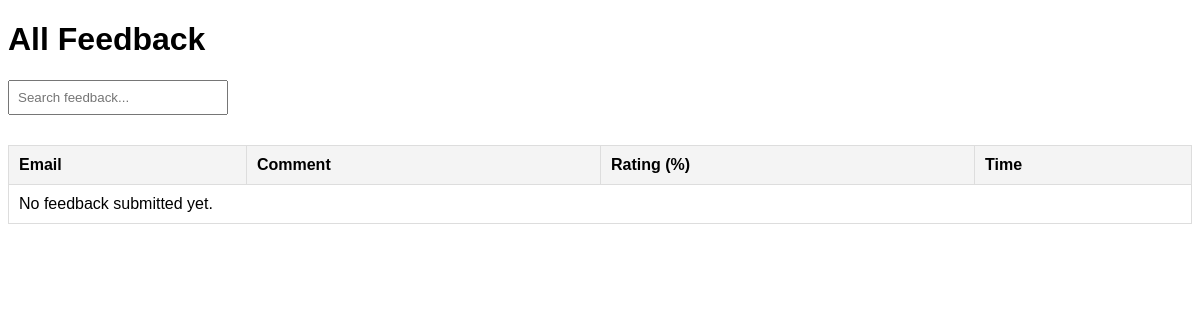
Before: /viewFeedBack.php with the older database file.
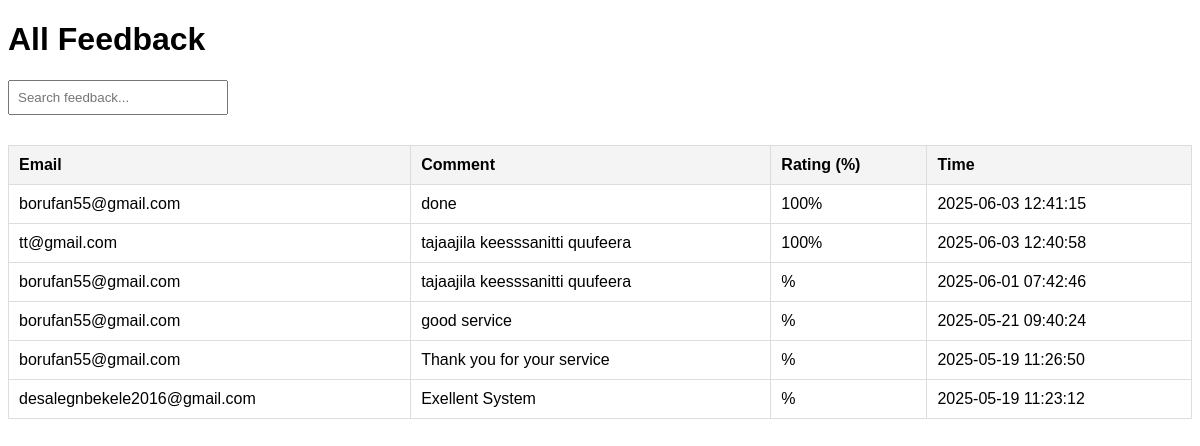
After: the same page with the newer database file.
### tables this page shows
CREATE TABLE `feedback` (
  `id` int(11) NOT NULL,
  `email` varchar(255) NOT NULL,
  `comment` text NOT NULL,
  `percent_given` varchar(20) NOT NULL,
  `created_at` timestamp NOT NULL DEFAULT current_timestamp()
);

### viewFeedBack.php (the view, shortened to what this page needs)
<?php
include('db.php');
$sql = "SELECT * FROM feedback ORDER BY created_at DESC";
$result = $conn->query($sql);
?>
<!DOCTYPE html>
<html lang="en">
<head>
</head>
<body>
    <h1>All Feedback</h1>
    <input type="text" id="search" placeholder="Search feedback..." onkeyup="searchFeedback()">
    <table>
        <tr>
            <th>Email</th>
            <th>Comment</th>
            <th>Rating (%)</th>
            <th>Time</th>
        </tr>
        <?php
        if ($result->num_rows > 0) {
            while ($row = $result->fetch_assoc()) {
                echo "<tr class='feedback-row'>";
                echo "<td class='email'>" . htmlspecialchars($row['email']) . "</td>";
                echo "<td class='comment'>" . htmlspecialchars($row['comment']) . "</td>";
                echo "<td>" . ($row['percent_given'] !== null ? htmlspecialchars($row['percent_given']) . "%" : "N/A") . "</td>";
                echo "<td>" . htmlspecialchars($row['created_at']) . "</td>";
                echo "</tr>";
            }
        } else {
            echo "<tr><td colspan='4'>No feedback submitted yet.</td></tr>";
        }
        ?>
    </table>
</body>
</html>

Changed rows visible on the page:
added feedback: email "borufan55@gmail.com", comment "done", percent_given "100", created_at "2025-06-03 12:41:15"
added feedback: email "tt@gmail.com", comment "tajaajila keesssanitti quufeera", percent_given "100", created_at "2025-06-03 12:40:58"
added feedback: email "borufan55@gmail.com", comment "tajaajila keesssanitti quufeera", created_at "2025-06-01 07:42:46"
added feedback: email "borufan55@gmail.com", comment "good service", created_at "2025-05-21 09:40:24"
added feedback: email "borufan55@gmail.com", comment "Thank you for your service", created_at "2025-05-19 11:26:50"
added feedback: email "desalegnbekele2016@gmail.com", comment "Exellent System", created_at "2025-05-19 11:23:12"
Other visible differences:
text no longer shown: "No feedback submitted yet."
